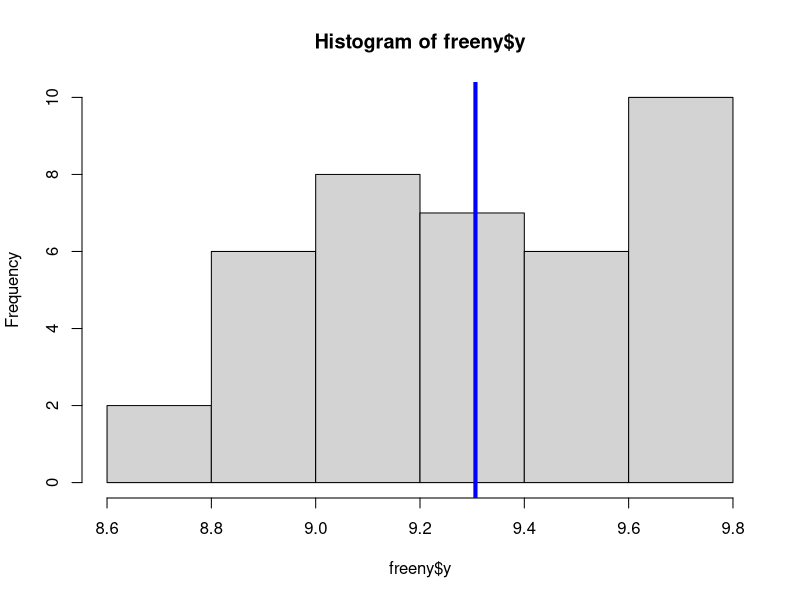

This chart was generated by the following R code:
## ---- chunk 1
library(datasets)
library(dplyr)
## ---- chunk 2

head(freeny)

mean(freeny$y); median(freeny$y); which.max(table(freeny$y))
mean(freeny$lag.quarterly.revenue); median(freeny$lag.quarterly.revenue); which.max(table(freeny$lag.quarterly.revenue))
mean(freeny$price.index); median(freeny$price.index); which.max(table(freeny$price.index))
mean(freeny$income.level); median(freeny$income.level); which.max(table(freeny$income.level))
mean(freeny$market.potential); median(freeny$market.potential); which.max(table(freeny$market.potential))

sd(freeny$y); sd(freeny$lag.quarterly.revenue); sd(freeny$price.index); sd(freeny$income.level); sd(freeny$market.potential)

{
  hist(freeny$y)
  abline(v=mean(freeny$y), col='blue', lwd=4)
}

cor(freeny, freeny[, c(names(freeny))])

new_freeny <- freeny %>% mutate(freeny$price.index/freeny$income.level)
names(new_freeny)
summary(new_freeny[, "freeny$price.index/freeny$income.level"])

